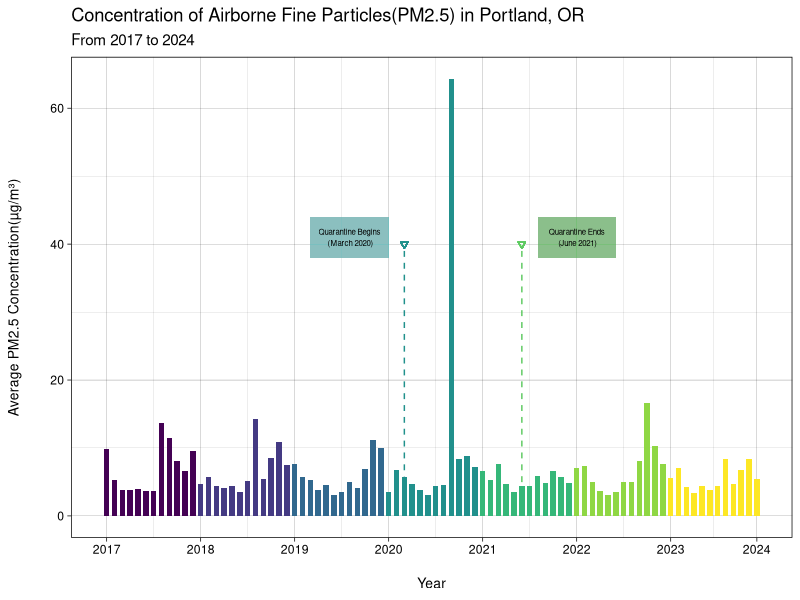
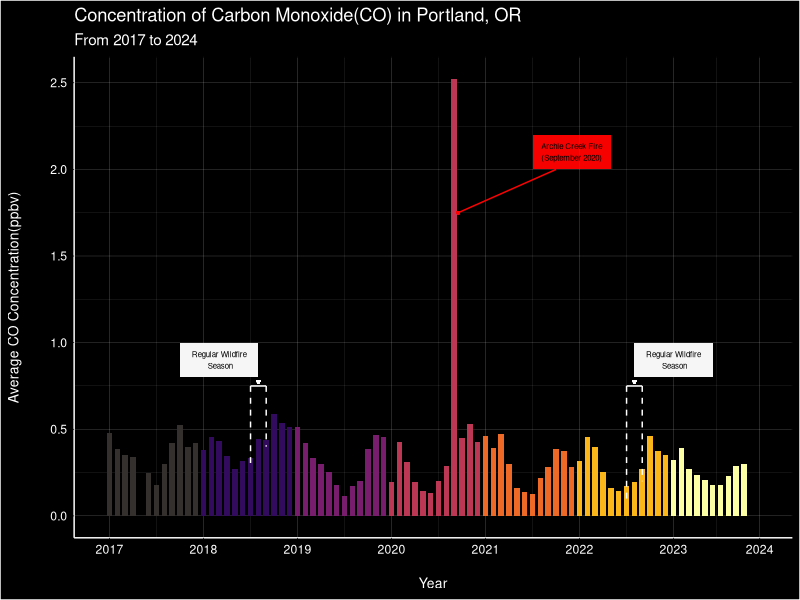
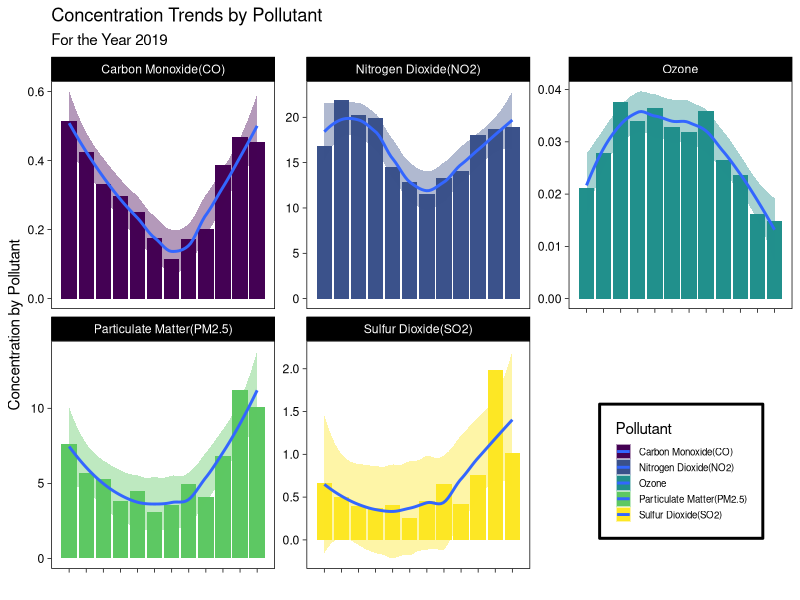
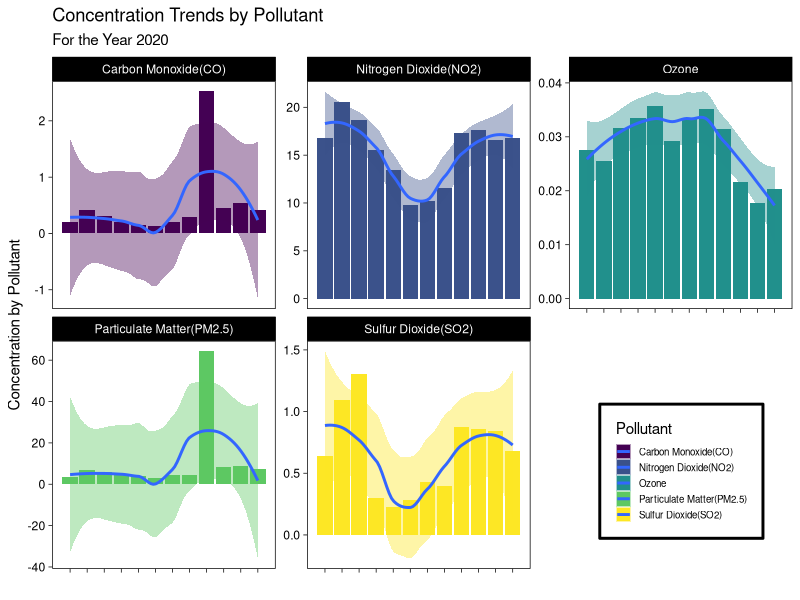
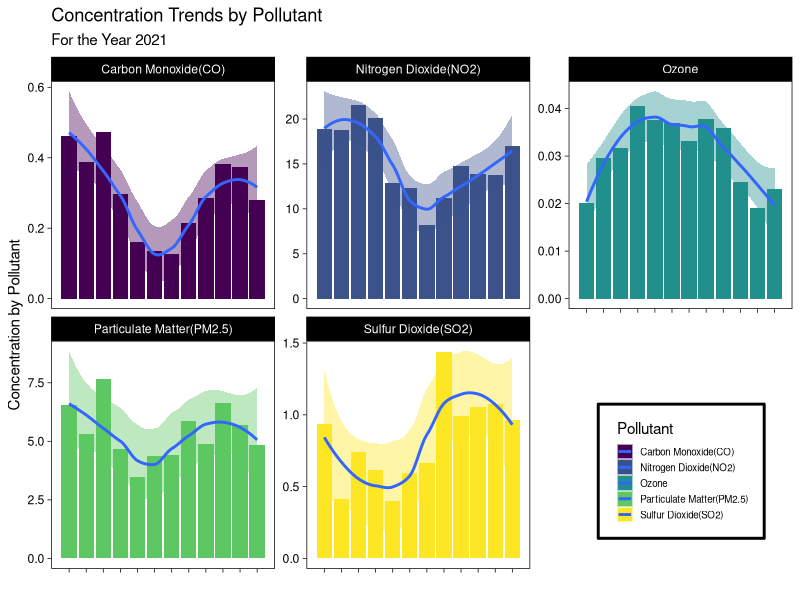

Write R code to recreate these figures, in order.
## ---- chunk 1
library(tidyverse)
library(lubridate)
library(dplyr)
library(readr)
library(reshape2)
library(viridis)
## ---- chunk 2
# This code uses relative paths to find your dataset. Please run R studio through the R project in the folder.

avgAll <- read_csv("../data/air_pollutants/avgAll.csv")
avgAll2020 <- read_csv("../data/air_pollutants/avgAll2020.csv")

avgAll$year <- as.character(avgAll$year)
avgAll2020$year <- as.character(avgAll2020$year)
## ---- chunk 3
#FIRST GRAPH



ggplot(avgAll,aes(x =month, y = avg_pm2.5, fill=year)) +
  geom_col(width=.7, show.legend = FALSE)+
  scale_fill_viridis_d() +
 scale_x_continuous(breaks = c(1, 13, 25, 37, 49,61,73, 84), labels = c("1"="2017","13"="2018","25"="2019","37"="2020","49"="2021","61"="2022","73"="2023","84"="2024"))+
   
  theme_linedraw()+
  
  
  labs(title = "Concentration of Airborne Fine Particles(PM2.5) in Portland, OR",
       subtitle="From 2017 to 2024",
       x = "Year",
       y = "Average PM2.5 Concentration(µg/m³)") +
  
  guides(color = "none")+
  theme(axis.title.y = element_text(size=10,margin=margin(r=20)), 
        axis.title.x = element_text(size=10,margin=margin(t=15)))+
  
  geom_point(aes(x=39,y=40), show.legend = FALSE, color="#21918c", shape=6)+
  annotate("segment", x = 39, xend = 39, y = 39, yend = 5.8, color = "#21918c", linewidth = .5, linetype="dashed") +
  geom_rect(aes(xmin=27, xmax=37, ymin=38, ymax=44 ), fill="#21918c", alpha=0.008)+
  annotate("text", x = 32, y = 41, label = "Quarantine Begins\n (March 2020)", size=2)+
  
  geom_point(aes(x=54,y=40), show.legend = FALSE, color="#5ec962", shape=6)+
  annotate("segment", x = 54, xend = 54, y = 39, yend = 4.3, color = "#5ec962", linewidth = .5, linetype="dashed") +
  geom_rect(aes(xmin=56, xmax=66, ymin=38, ymax=44 ), fill="#5ec962", alpha=0.008)+
  annotate("text", x = 61, y = 41, label = "Quarantine Ends\n (June 2021)", size=2)
   




 
  
## ---- chunk 4

#KIANNA's FIRST GRAPH


ggplot(avgAll,aes(x =month, y = avg_co, fill=year)) +
  geom_col(width=.7, show.legend = FALSE)+
  scale_fill_manual(values =c("#33302E", "#320a5e", "#781c6d", "#bc3754", "#ed6925","#fbb61a","#fcffa4"))+
 scale_x_continuous(breaks = c(1, 13, 25, 37, 49,61,73, 84), labels = c("1"="2017","13"="2018","25"="2019","37"="2020","49"="2021","61"="2022","73"="2023","84"="2024"))+
   
  theme_linedraw()+
  
  
  labs(title = "Concentration of Carbon Monoxide(CO) in Portland, OR",
       subtitle="From 2017 to 2024",
       x = "Year",
       y = "Average CO Concentration(ppbv)") +
  
  guides(color = "none")+
  theme(axis.title.y = element_text(size=10,margin=margin(r=20)), 
        axis.title.x = element_text(size=10,margin=margin(t=15)))+
  theme(
    panel.background = element_rect(fill = "black"),  # Background color
    plot.background = element_rect(fill = "black"),  # Plot area color
    text = element_text(color = "white"),
    axis.text = element_text(color = "white"),        # Axis text color
    axis.line = element_line(color = "white"),        # Axis line color
    panel.grid.major = element_line(color = "white"), # Major grid line color
    panel.grid.minor = element_line(color = "white"))  +
  
  
  
  
  annotate("segment", x = 19, xend = 19, y = .75, yend = 0.3, color = "white", linewidth = .5, linetype="dashed") +
  annotate("segment", x = 21, xend = 21, y = .75, yend = 0.4, color = "white", linewidth = .5, linetype="dashed") +
  annotate("segment", x = 19, xend = 21, y = .75, yend = 0.75, color = "white", linewidth = .5) +
  geom_rect(aes(xmin=10, xmax=20, ymin=.8, ymax=1 ), fill="white", alpha=0.05)+
  annotate("text", x = 15, y = .9, label = "Regular Wildfire\n Season", size=2)+
  geom_point(aes(x=20,y=.775), show.legend = FALSE, color="white", shape=6, size=.5)+
  
  annotate("segment", x = 67, xend = 67, y = .75, yend = 0.1, color = "white", linewidth = .5, linetype="dashed") +
  annotate("segment", x = 69, xend = 69, y = .75, yend = 0.2, color = "white", linewidth = .5, linetype="dashed") +
  annotate("segment", x = 67, xend = 69, y = .75, yend = 0.75, color = "white", linewidth = .5) +
  geom_rect(aes(xmin=68, xmax=78, ymin=.8, ymax=1 ), fill="white", alpha=0.05)+
  annotate("text", x = 73, y = .9, label = "Regular Wildfire\n Season", size=2)+
  geom_point(aes(x=68,y=.775), show.legend = FALSE, color="white", shape=6, size=.5)+
  
  annotate("segment", x = 45.5, xend = 58, y = 1.75, yend = 2, color = "red", linewidth = .5) +
  geom_rect(aes(xmin=55, xmax=65, ymin=2, ymax=2.2 ), fill="red", alpha=0.05)+
  annotate("text", x = 60, y = 2.1, label = "Archie Creek Fire\n(September 2020)", size=2)+
  geom_point(aes(x=45.5,y=1.75), show.legend = FALSE, color="red", size=.5)
  
  
  
  

## ---- chunk 5
avgAll2020_melted <- melt(avgAll2020, id.vars = c("year", "monthbyyear"))

avgAll2019 <- avgAll%>%
  filter(year==2019)%>%
  select(year,monthbyyear,avg_pm2.5,avg_so2,avg_ozone,avg_co,avg_no2)
avgAll2019_melted <- melt(avgAll2019, id.vars = c("year", "monthbyyear"))

avgAll2021 <- avgAll%>%
  filter(year==2021)%>%
  select(year,monthbyyear,avg_pm2.5,avg_so2,avg_ozone,avg_co,avg_no2)
avgAll2021_melted <- melt(avgAll2021, id.vars = c("year", "monthbyyear"))

avgAll2019_melted <- avgAll2019_melted %>%
  mutate(variable = case_when(
    variable == "avg_pm2.5" ~ "Particulate Matter(PM2.5)",
    variable == "avg_so2" ~ "Sulfur Dioxide(SO2)",
    variable == "avg_no2" ~ "Nitrogen Dioxide(NO2)",
    variable == "avg_ozone" ~ "Ozone",
    variable == "avg_co" ~ "Carbon Monoxide(CO)",
  ))

avgAll2020_melted <- avgAll2020_melted %>%
  mutate(variable = case_when(
    variable == "avg_pm2.5" ~ "Particulate Matter(PM2.5)",
    variable == "avg_so2" ~ "Sulfur Dioxide(SO2)",
    variable == "avg_no2" ~ "Nitrogen Dioxide(NO2)",
    variable == "avg_ozone" ~ "Ozone",
    variable == "avg_co" ~ "Carbon Monoxide(CO)",
  ))

avgAll2021_melted <- avgAll2021_melted %>%
  mutate(variable = case_when(
    variable == "avg_pm2.5" ~ "Particulate Matter(PM2.5)",
    variable == "avg_so2" ~ "Sulfur Dioxide(SO2)",
    variable == "avg_no2" ~ "Nitrogen Dioxide(NO2)",
    variable == "avg_ozone" ~ "Ozone",
    variable == "avg_co" ~ "Carbon Monoxide(CO)",
  ))


ggplot(avgAll2019_melted , aes(x = monthbyyear, y = value, fill = variable)) +
  geom_col() +
  facet_wrap(variable ~ ., scales = "free_y") +
  geom_smooth()+
  scale_x_continuous(breaks = c(1, 2, 3, 4,5,6,7,8,9,10,11,12), labels = c("1" = "Jan", "2" = "Feb","3" = "Mar", "4" = "Apr","5" = "May","6" = "Jun","7" = "Jul","8" = "Aug","9" = "Sep","10" = "Oct","11" = "Nov","12" = "Dec"))+
  theme(axis.text.x = element_text(angle = 45, hjust = 1, size=5))+
  
  scale_fill_viridis_d()+
  
  theme_linedraw()+
  
  theme(panel.grid = element_blank())+
  labs(x="", title="Concentration Trends by Pollutant",fill="Pollutant",subtitle="For the Year 2019",y="Concentration by Pollutant")+
  
  #REMOVES X-LABELS
  theme(axis.text.x = element_blank(),
        
        #CHANGE MY LEGEND BORDER COLOR AND LINE THICKNESS
        legend.box.background = element_rect(color = "black", size = 1),
        
        
        legend.box.margin = margin(6, 6, 6, 6),
        
        #CHANGE THE POSITION OF THE LEGEND
        legend.position = c(.85, .2) ,
        legend.text = element_text(color = "black", size = 7),  # Legend text color and size
    legend.title = element_text(color = "black"),           # Legend title color
    legend.key.size = unit(0.4, "cm"))

ggplot(avgAll2020_melted , aes(x = monthbyyear, y = value, fill = variable)) +
  geom_col() +
  facet_wrap(variable ~ ., scales = "free_y") +
  geom_smooth()+
  scale_x_continuous(breaks = c(1, 2, 3, 4,5,6,7,8,9,10,11,12), labels = c("1" = "Jan", "2" = "Feb","3" = "Mar", "4" = "Apr","5" = "May","6" = "Jun","7" = "Jul","8" = "Aug","9" = "Sep","10" = "Oct","11" = "Nov","12" = "Dec"))+
  theme(axis.text.x = element_text(angle = 45, hjust = 1, size=5))+
  
  scale_fill_viridis_d()+
  
  theme_linedraw()+
  
  theme(panel.grid = element_blank())+
  labs(x="", title="Concentration Trends by Pollutant",fill="Pollutant",subtitle="For the Year 2020",y="Concentration by Pollutant")+
  
  #REMOVES X-LABELS
  theme(axis.text.x = element_blank(),
        
        #CHANGE MY LEGEND BORDER COLOR AND LINE THICKNESS
        legend.box.background = element_rect(color = "black", size = 1),
        
        
        legend.box.margin = margin(6, 6, 6, 6),
        
        #CHANGE THE POSITION OF THE LEGEND
        legend.position = c(.85, .2) ,
        legend.text = element_text(color = "black", size = 7),  # Legend text color and size
    legend.title = element_text(color = "black"),           # Legend title color
    legend.key.size = unit(0.4, "cm"))


ggplot(avgAll2021_melted , aes(x = monthbyyear, y = value, fill = variable)) +
  geom_col() +
  facet_wrap(variable ~ ., scales = "free_y") +
  geom_smooth()+
  scale_x_continuous(breaks = c(1, 2, 3, 4,5,6,7,8,9,10,11,12), labels = c("1" = "Jan", "2" = "Feb","3" = "Mar", "4" = "Apr","5" = "May","6" = "Jun","7" = "Jul","8" = "Aug","9" = "Sep","10" = "Oct","11" = "Nov","12" = "Dec"))+
  theme(axis.text.x = element_text(angle = 45, hjust = 1, size=5))+
  
  scale_fill_viridis_d()+
  
  theme_linedraw()+
  
  theme(panel.grid = element_blank())+
  labs(x="", title="Concentration Trends by Pollutant",fill="Pollutant",subtitle="For the Year 2021",y="Concentration by Pollutant")+
  
  #REMOVES X-LABELS
  theme(axis.text.x = element_blank(),
        
        #CHANGE MY LEGEND BORDER COLOR AND LINE THICKNESS
        legend.box.background = element_rect(color = "black", size = 1),
        
        
        legend.box.margin = margin(6, 6, 6, 8),
        
        #CHANGE THE POSITION OF THE LEGEND
        legend.position = c(.85, .2),
        legend.text = element_text(color = "black", size = 7),  # Legend text color and size
    legend.title = element_text(color = "black"),           # Legend title color
    legend.key.size = unit(0.4, "cm"))
  
## ---- chunk 6
avgAll%>%
  group_by(year)%>%
  summarize(AVGPM = mean(avg_pm2.5), AVGCO = mean(avg_co, na.rm=T),AVGNO = mean(avg_no2,na.rm=T),AVGSO = mean(avg_so2,na.rm=T))

